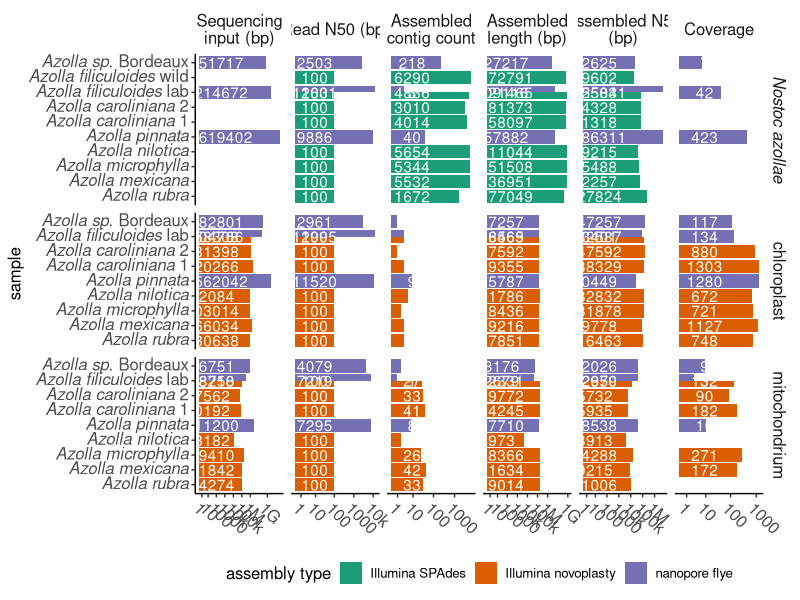
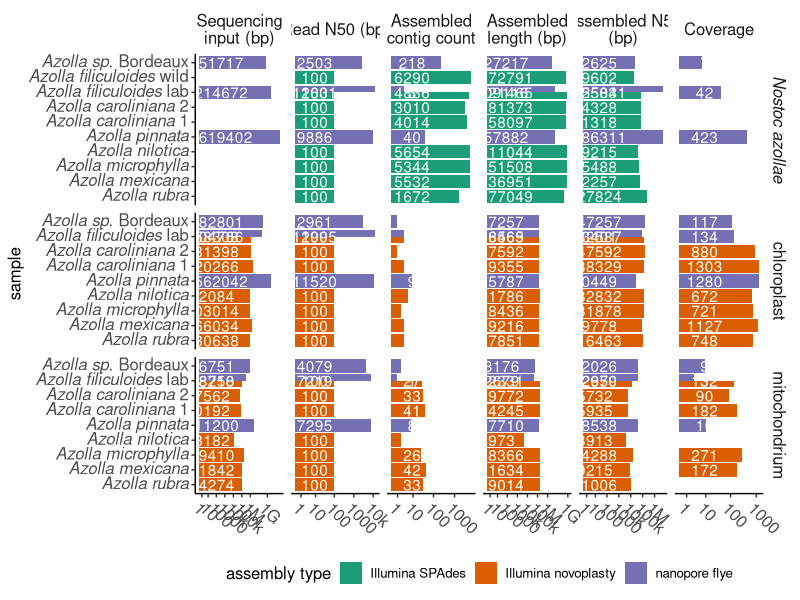

The R script that drew these images, in order:
## ---- chunk 1
library(data.table)
library(ggplot2)
library(ggtext)
stats <- fread(file="../analyses/assemblystats.tab"
               ,header = T
               ,stringsAsFactors = T)
stats
## ---- chunk 2
levels(stats$strain)
species <- c(
  '_Azolla filiculoides_',
  '_Azolla rubra_',
  '_Azolla caroliniana_',
  '_Azolla sp_.',
  '_Azolla mexicana_',
  '_Azolla microphylla_',
  '_Azolla nilotica_',
  '_Azolla pinnata_'
)

samples <- c(
  '_Azolla filiculoides_ lab',
  '_Azolla filiculoides_ wild',
  '_Azolla rubra_',
  '_Azolla caroliniana_ 1',
  '_Azolla caroliniana_ 2',
  '_Azolla sp_. Bordeaux',
  '_Azolla mexicana_',
  '_Azolla microphylla_',
  '_Azolla nilotica_',
  '_Azolla pinnata_'
)

stats$sample  <- factor(levels = samples)
stats$species <- factor(levels = species)

stats[strain == 'Azcar1', sample  := '_Azolla caroliniana_  1' ]
stats[strain == 'Azcar1', species := '_Azolla caroliniana_' ]
stats[strain == 'Azcar2', sample  := '_Azolla caroliniana_  2' ]
stats[strain == 'Azcar2', species := '_Azolla caroliniana_' ]
stats[strain == 'Azfil_lab', sample  := '_Azolla filiculoides_  lab' ]
stats[strain == 'Azfil_lab', species := '_Azolla filiculoides_' ]
stats[strain == 'Azfil_wild', sample  := '_Azolla filiculoides_  wild' ]
stats[strain == 'Azfil_wild', species := '_Azolla filiculoides_' ]
stats[strain == 'Azmex', sample  := '_Azolla mexicana_' ]
stats[strain == 'Azmex', species := '_Azolla mexicana_' ]
stats[strain == 'Azmexicana', sample  := '_Azolla mexicana_' ]
stats[strain == 'Azmexicana', species := '_Azolla mexicana_' ]
stats[strain == 'Azmic', sample  := '_Azolla microphylla_' ]
stats[strain == 'Azmic', species := '_Azolla microphylla_' ]
stats[strain == 'Azmicrophylla', sample  := '_Azolla microphylla_' ]
stats[strain == 'Azmicrophylla', species := '_Azolla microphylla_' ]
stats[strain == 'Aznil', sample  := '_Azolla nilotica_' ]
stats[strain == 'Aznil', species := '_Azolla nilotica_' ]
stats[strain == 'Aznilotica', sample  := '_Azolla nilotica_' ]
stats[strain == 'Aznilotica', species := '_Azolla nilotica_' ]
stats[strain == 'Azpinnata', sample  := '_Azolla pinnata_' ]
stats[strain == 'Azpinnata', species := '_Azolla pinnata_' ]
stats[strain == 'Azrub', sample  := '_Azolla rubra_' ]
stats[strain == 'Azrub', species := '_Azolla rubra_' ]
stats[strain == 'Azrubra', sample  := '_Azolla rubra_' ]
stats[strain == 'Azrubra', species := '_Azolla rubra_' ]
stats[strain == 'Azsp_bordeaux', sample  := '_Azolla sp_. Bordeaux ' ]
stats[strain == 'Azsp_bordeaux', species := '_Azolla sp_.' ]
stats
## ---- chunk 3
levels(stats$genome) <- c('_Nostoc azollae_','chloroplast','mitochondrium')
stats$strain <- NULL
stats$seqyield_bp <- as.numeric(stats$seqyield_bp)

names(stats)[names(stats) == 'seqtype'] <- 'assembly type'
names(stats)[names(stats) == 'seqyield_bp'] <- 'Sequencing  \ninput (bp)'
names(stats)[names(stats) == 'readN50bp']   <- 'Read N50 (bp)'
names(stats)[names(stats) == 'assembled_contigs'] <- 'Assembled  \ncontig count'
names(stats)[names(stats) == 'assembled_length_bp'] <- 'Assembled  \nlength (bp)'
names(stats)[names(stats) == 'assembled_N50'] <- 'Assembled N50  \n(bp)'
names(stats)[names(stats) == 'coverage'] <- 'Coverage'

levels(stats$`assembly type`) <- c('Illumina SPAdes','Illumina novoplasty','nanopore flye')
## ---- chunk 4
meltstats <- data.table::melt(data = stats,
                              id.vars=c('species','sample','genome','assembly type'),
                              na.rm = T
                             )
meltstats
## ---- chunk 5
meltstats$species <- NULL
attach(meltstats)
p <- ggplot(data=meltstats)
p <- p + geom_bar(mapping = aes(x=value+1,
                                y=sample,
                                fill=`assembly type`),
                  stat = 'identity',
                  position='dodge')
p <- p + geom_text(data=meltstats,
                   mapping = aes(label=round(value),
                                 x=1,
                                 y=sample,
                                 ),
                   nudge_x = 1,
                   col='white')

p <- p + facet_grid(genome ~ variable ,scales = 'free',space = 'free_y')#,switch = "y")

p <- p + scale_x_continuous(trans = 'log10',
                            breaks = c( 2 ,11  ,101  ,1001  ,10001,100001,1000001,100000001),
                            labels = c('1','10','100','1000','10k','100k','1M'   ,'1G'))
p <- p + scale_fill_brewer(palette = 2,type = "qual")


p <- p + theme_classic()
p <- p + theme(text = element_text(size=12),
               axis.text.x = element_markdown(angle=-45,hjust = 0,size=12),
               axis.text.y = element_markdown(angle=00,size=12),
               axis.title.x= element_blank(),
               legend.position = "bottom",
               strip.switch.pad.grid = unit(x = 0,units = 'cm'),
               strip.text.x= element_markdown(angle=0,size = 12,),
               strip.text.y= element_markdown(angle=-90,size = 12),
               strip.background = element_blank()
)



stats_fig <- p

ggsave(filename = "/stor/azolla_metagenome/nostoc_pangenome/analyses/assembly_stats.svg",
       plot = stats_fig,
       device = 'svg', 
       #,device = 'png'
       width = unit(x = 22,units = 'cm'),
       height = unit(x = 14,units = 'cm')
       ,scale = .55 # somehow I don't get the right dimensions out and this is an approximate fix...
       # for landscape format:
       #,width = unit(x = 27,units = 'cm')
       #,height = unit(x = 18,units = 'cm')
       ,dpi = 1500
             )

stats_fig
